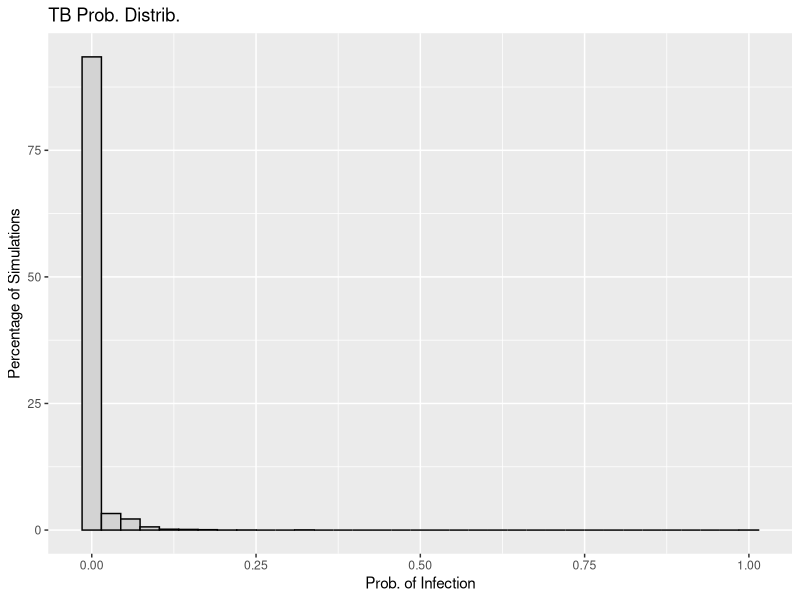

The R source for this figure: (Note: this script raises an error after producing the figure.)
## ---- chunk 1
set.seed(445)
knitr::opts_chunk$set(echo = FALSE)

library(dplyr)
library(stats)
library(tidyr)
library(tidyverse)
library(broom)
library(ggplot2)
library(tibble)
## ---- chunk 2
better_monte <- function(m = 10000, dis_quanta, quanta_sd, room_vol = 132, 
                         infected_individuals = 1, ACH = 4){ 
  probability_inf <- numeric(m)
  num_new_infect <- numeric(m)
  sus_persons <- numeric(m)

  for(i in 1:m) {
    
    p_2 <- max(rnorm(1, mean = 0.48, sd = 0.20), 0)
    phi_2 <- max(rnorm(1, mean = dis_quanta, sd = quanta_sd),0)
    t_2 <- max(rnorm(1, mean = 0.5, sd = 0.167), 0)
    S0 <- max(round(rnorm(1, mean = 19, sd = 10)),1)
    
    q_2 <- infected_individuals * phi_2
 
    
    nucci <- ((p_2*q_2)/room_vol) * 
      ((ACH * t_2 + exp(-ACH * 
                                      t_2) -1) / (ACH^2))
    
    S_t <- S0 * exp(-nucci)
    
    
    exp_inf <- S0 - S_t
    inf <- rpois(1, lambda = exp_inf)
    
    sus_prob <- inf / S0
    
    probability_inf[i] <- sus_prob
    num_new_infect[i] <- inf
    sus_persons[i] <- S_t
  }
  
  return(list(prob = probability_inf,
              infections = num_new_infect,
              survivors = sus_persons,
              summary = list(mean_prob = mean(probability_inf),
                             mean_infections = mean(num_new_infect),
                             prob_quantiles = quantile(probability_inf, 
                                                       c(0.25, 0.5, 0.75, 
                                                         0.9, 0.95)),
                             inf_quantiles = quantile(num_new_infect, 
                                                      c(0.25, 0.5, 0.75, 
                                                        0.9, 0.95)))))

}

TB <- better_monte(10000, dis_quanta = 12.7, quanta_sd = 3.0,
                   room_vol = 132, infected_individuals = 1, 
                   ACH = 4)

mean(TB$prob)

TB_df <- data.frame(prob = TB$prob)

TB_plot <- ggplot(data = TB_df, aes(x = prob)) + 
  geom_histogram(aes(y = ..count.. /sum(..count..) *100),
                 bins = 35, 
                 fill = "lightgrey",
                 color = "black") +
  labs(title = "TB Prob. Distrib.",
       x = "Prob. of Infection",
       y = "Percentage of Simulations")


####
Measles <- better_monte(10000, dis_quanta = 100, quanta_sd = 25.0,
                   room_vol = 132, infected_individuals = 1, 
                   ACH = 4)

mean(Measles$prob)
densM <- density(Measles$prob)

densM$y <- densM$y / sum(densM$y) *100

####
Influenza <- better_monte(10000, dis_quanta = 570, quanta_sd = 173.0,
                   room_vol = 132, infected_individuals = 1, 
                   ACH = 4)

mean(Influenza$prob)

densFLU <- density(Influenza$prob)

densFLU$y <- densFLU$y / sum(densFLU$y) *100


###
SARS <- better_monte(10000, dis_quanta = 2.7, quanta_sd = 1.2,
                   room_vol = 132, infected_individuals = 1, 
                   ACH = 4)

mean(SARS$prob)

densSARS <- density(SARS$prob)
densSARS$y <- densSARS$y / sum(densSARS$y) *100

## ---- chunk 3
scen1_TB <- scenario_monte(10000, dis_quanta = 12.7, quanta_sd = 3.0,
                   room_vol = 300, infected_individuals = 1, 
                   ACH = 4)
scen1_meas <- scenario_monte(10000, dis_quanta = 100, quanta_sd = 25.0,
                   room_vol = 300, infected_individuals = 1, 
                   ACH = 4)
scen1_flu <- scenario_monte(10000, dis_quanta = 570, quanta_sd = 173.0,
                   room_vol = 300, infected_individuals = 1, 
                   ACH = 4)

TB_df1 <- data.frame(prob=as.numeric(scen1_TB$prob), Disease="TB")
Meas_df1 <- data.frame(prob=as.numeric(scen1_meas$prob), Disease="Measles")
Flu_df1 <- data.frame(prob=as.numeric(scen1_flu$prob), Disease="Influenza")

comb_df1 <- rbind(TB_df1, Meas_df1, Flu_df1)
comb_df1$prob <- pmin(pmax(comb_df1$prob, 0),1)

ggplot(comb_df1, aes(x=prob, fill=Disease, color=Disease)) +
  geom_histogram(aes(y=..count.. / sum(..count..) * 100),
                 bins=35, position="identity", alpha=0.4) +
  labs(title="Scenario 1: Probability of Infection Distribution by Disease",
       x="Probability of Infection",
       y = "Percentage of Simulations") +
  scale_color_manual(values = c("TB" = "green", "Measles" = "magenta",
                               "Influenza"="blue")) +
  scale_fill_manual(values = c("TB" = "green", "Measles" = "magenta",
                               "Influenza"="blue")) +
  theme_minimal()
## ---- chunk 4
scen2_TB <- scenario_monte(10000, dis_quanta = 12.7, quanta_sd = 3.0,
                   room_vol = 50, infected_individuals = 2, 
                   ACH = 4)
scen2_meas <- scenario_monte(10000, dis_quanta = 100, quanta_sd = 25.0,
                   room_vol = 50, infected_individuals = 2, 
                   ACH = 4)
scen2_flu <- scenario_monte(10000, dis_quanta = 570, quanta_sd = 173.0,
                   room_vol = 50, infected_individuals = 2, 
                   ACH = 4)

TB_df2 <- data.frame(prob=as.numeric(scen2_TB$prob), Disease="TB")
Meas_df2 <- data.frame(prob=as.numeric(scen2_meas$prob), Disease="Measles")
Flu_df2 <- data.frame(prob=as.numeric(scen2_flu$prob), Disease="Influenza")

comb_df2 <- rbind(TB_df2, Meas_df2, Flu_df2)
comb_df2$prob <- pmin(pmax(comb_df2$prob, 0),1)

ggplot(comb_df2, aes(x=prob, fill=Disease, color=Disease)) +
  geom_histogram(aes(y=..count.. / sum(..count..) * 100),
                 bins=35, position="identity", alpha=0.4) +
  labs(title="Scenario 2: Probability of Infection Distribution by Disease",
       x="Probability of Infection",
       y = "Percentage of Simulations") +
  scale_color_manual(values = c("TB" = "green", "Measles" = "magenta",
                               "Influenza"="blue")) +
  scale_fill_manual(values = c("TB" = "green", "Measles" = "magenta",
                               "Influenza"="blue")) +
  theme_minimal()
## ---- chunk 5

TB_df$Disease <- "TB"
Measles_df <- data.frame(prob=Measles$prob, Disease = "Measles")
Influenza_df <- data.frame(prob=Influenza$prob, Disease = "Influenza")
SARS_df <- data.frame(prob=SARS$prob, Disease="SARS")

combined_df <- rbind(TB_df, Measles_df, Influenza_df, SARS_df)

ggplot(combined_df, aes(x=prob, fill=Disease, color=Disease)) +
  geom_histogram(aes(y= ..count.. / sum(..count..) * 100),
                  bins=35, position="identity", alpha=0.4) +
  labs(title="Prob. of Infection Distribution by Disease",
       x = "Probability of Infection",
       y = "Percentage of Simulations") +
  scale_color_manual(values = c("TB" = "green", "Measles" = "magenta",
                               "Influenza"="blue", "SARS"="yellow3")) +
  scale_fill_manual(values = c("TB" = "green", "Measles" = "magenta",
                               "Influenza"="blue", "SARS"="yellow3")) +
  theme_minimal()
